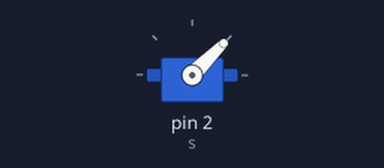
A sketch run on a simulated Arduino Uno, built with avr-gcc and run on an emulated ATmega328P. Parts: servo.

Above: at 0.05 s.
At 2.05 s:
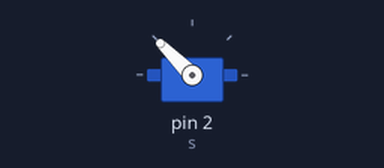
At 4.0 s:
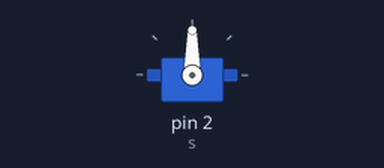
Timing chart, 0 to 5.2 s (numbered marks = the images above):
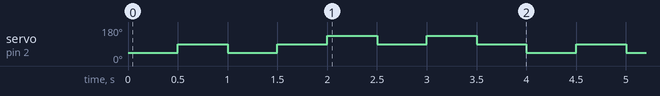

Measured:
- by itself, servo on pin 2 (s): repeats every 4.0 s: 45° 0.50 s, 2 × (90° 0.50 s, 135° 0.50 s), 90° 0.50 s, 45° 0.50 s, 90° 0.50 s

The sketch:

romini.ino
```cpp
#include <Servo.h>

Servo s;

void setup() {
  Serial.begin(9600);
  s.attach(2);
  s.write(90);
}

#define PAUSE() delay(500);
void loop() {
  s.write(45);
  PAUSE();
  s.write(90);
  PAUSE();
  s.write(45);
  PAUSE();
  s.write(90);
  PAUSE();
  s.write(135);
  PAUSE();
  s.write(90);
  PAUSE();
  s.write(135);
  PAUSE();
  s.write(90);
  PAUSE();
}
```
